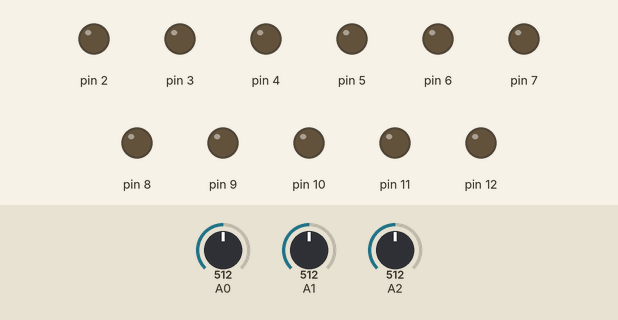
A sketch run on a simulated Arduino Uno, built with avr-gcc and run on an emulated ATmega328P. Parts: output pins drawn as LEDs (lit = HIGH). Dashed ring = blinking. Inputs (shaded band) come from the test bench; at power-on: A0 = 512, A1 = 512, A2 = 512.

Above: at 1.2 s.
1.3 s: A0 set to 994
2.8 s: A0 set to 1022
At 3.67 s:
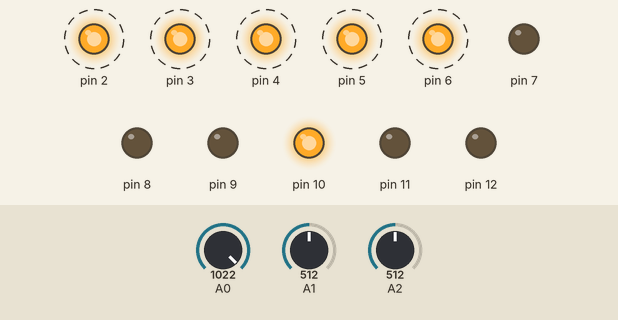
5.8 s: A1 set to 1002
8.8 s: A1 set to 1010
At 8.87 s:
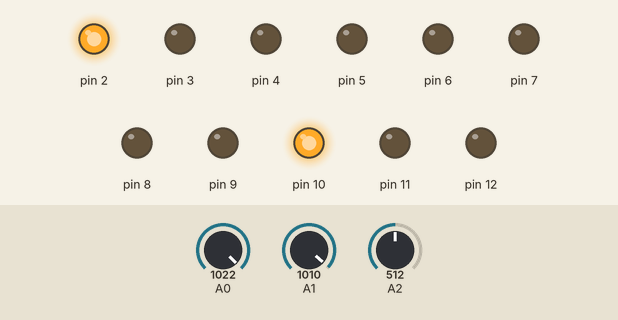
11.8 s: A1 set to 900
At 12.47 s:
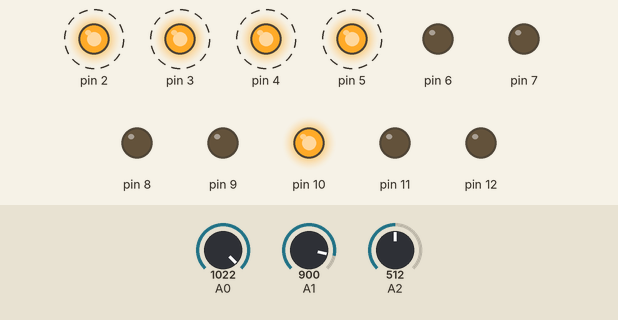
14.8 s: A2 set to 992
17.8 s: A2 set to 1020
At 19.5 s:
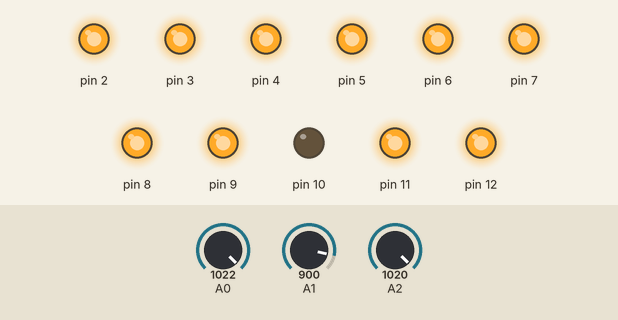
Timing chart, 0 to 21.8 s (numbered marks = the images above; inputs shaded):
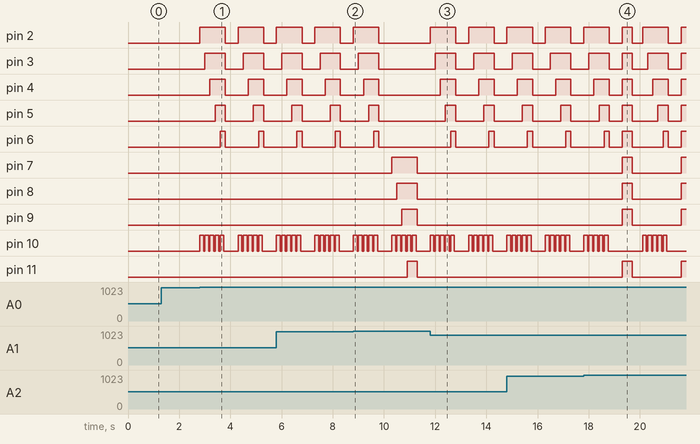

The sketch:

bicyclesignal.ino
```cpp
void setup()
{
  pinMode(A0, INPUT);
  pinMode(A1, INPUT);
  pinMode(A2, INPUT);
  pinMode(2, OUTPUT);
  pinMode(3, OUTPUT);
  pinMode(4, OUTPUT);
  pinMode(5, OUTPUT);
  pinMode(6, OUTPUT);
  pinMode(7, OUTPUT);
  pinMode(8, OUTPUT);
  pinMode(9, OUTPUT);
  pinMode(11, OUTPUT);
  pinMode(12, OUTPUT);
  pinMode(10, OUTPUT);
}


void loop()
{
  int a = analogRead(A0);
  int b = analogRead(A1);
  int c = analogRead(A2);
  if (a >=1010){
  digitalWrite(2,HIGH);
  digitalWrite(10,HIGH);
  delay(150);
  digitalWrite(10,LOW);
  delay(50);
  digitalWrite(3,HIGH);
  digitalWrite(10,HIGH);
  delay(150);
  digitalWrite(10,LOW);
  delay(50);
  digitalWrite(4,HIGH);
  digitalWrite(10,HIGH);
  delay(150);
  digitalWrite(10,LOW);
  delay(50);
  digitalWrite(5,HIGH);
  digitalWrite(10,HIGH);
  delay(150);
  digitalWrite(10,LOW);
  delay(50);
  digitalWrite(6,HIGH);
 digitalWrite(10,HIGH);
  delay(150);
  digitalWrite(10,LOW);
  delay(50);
  digitalWrite(2,LOW);
  digitalWrite(3,LOW);
  digitalWrite(4,LOW);
  digitalWrite(5,LOW);
  digitalWrite(6,LOW);
  delay(500);
  }
  if (b >=1010){
  digitalWrite(7,HIGH);
  digitalWrite(10,HIGH);
  delay(150);
  digitalWrite(10,LOW);
  delay(50);
  digitalWrite(8,HIGH);
  digitalWrite(10,HIGH);
  delay(150);
  digitalWrite(10,LOW);
  delay(50);
  digitalWrite(9,HIGH);
  digitalWrite(10,HIGH);
  delay(150);
  digitalWrite(10,LOW);
  delay(50);
  digitalWrite(11,HIGH);
  digitalWrite(10,HIGH);
  delay(150);
  digitalWrite(10,LOW);
  delay(50);
  digitalWrite(12,HIGH);
  digitalWrite(10,HIGH);
  delay(150);
  digitalWrite(10,LOW);
  delay(50);
  digitalWrite(7,LOW);
  digitalWrite(8,LOW);
  digitalWrite(9,LOW);
  digitalWrite(11,LOW);
  digitalWrite(12,LOW);
  delay(500);
  }
  if (c >=1010){
    digitalWrite(2, HIGH);
    digitalWrite(3, HIGH);
    digitalWrite(4, HIGH);
    digitalWrite(5, HIGH);
    digitalWrite(6, HIGH);
    digitalWrite(7, HIGH);
    digitalWrite(8, HIGH);
    digitalWrite(9, HIGH);
    digitalWrite(11, HIGH);
    digitalWrite(12, HIGH);
    delay(400);

    digitalWrite(2, LOW);
    digitalWrite(3, LOW);
    digitalWrite(4, LOW);
    digitalWrite(5, LOW);
    digitalWrite(6, LOW);
    digitalWrite(7, LOW);
    digitalWrite(8, LOW);
    digitalWrite(9, LOW);
    digitalWrite(11, LOW);
    digitalWrite(12, LOW);

    delay(400);


    }
}
```

Measured:
- the behaviour switches between 1009 and 1010 on A0 (found by bisection; images 0 and 1)
- the behaviour switches between 1009 and 1010 on A1 (found by bisection; images 1 and 2)
- the behaviour switches between 1009 and 1010 on A2 (found by bisection; images 3 and 4)
- after the input at 1.3 s, every drawn part: stays the same
- after the input at 2.8 s, pin 2: alternates HIGH for 1.0 s and LOW for 0.50 s, starting at once; pin 3: alternates HIGH for 0.80 s and LOW for 0.70 s, starting after 0.20 s
- after the input at 8.8 s, pin 2–6: goes on until 9.8 s, then stays LOW; pin 7: LOW → HIGH after 1.5 s, → LOW 1.0 s later; pin 8: LOW → HIGH after 1.7 s, → LOW 0.80 s later; pin 9: LOW → HIGH after 1.9 s, → LOW 0.60 s later; pin 11: LOW → HIGH after 2.1 s, → LOW 0.40 s later
- after the input at 11.8 s, pin 7: stays LOW (without the input it goes to HIGH after 1.5 s); pin 8: stays LOW (without the input it goes to HIGH after 1.7 s)
- after the input at 17.8 s, pin 7–9, pin 11, pin 12: LOW → HIGH after 1.5 s, → LOW 0.40 s later, → HIGH 1.9 s later
